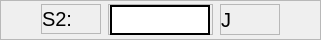
                      <widget class="QFrame" name="frame_37">
                       <property name="minimumSize">
                        <size>
                         <width>0</width>
                         <height>40</height>
                        </size>
                       </property>
                       <property name="maximumSize">
                        <size>
                         <width>16777215</width>
                         <height>40</height>
                        </size>
                       </property>
                       <property name="frameShape">
                        <enum>QFrame::StyledPanel</enum>
                       </property>
                       <property name="frameShadow">
                        <enum>QFrame::Raised</enum>
                       </property>
                       <layout class="QGridLayout" name="gridLayout_39">
                        <property name="leftMargin">
                         <number>0</number>
                        </property>
                        <property name="topMargin">
                         <number>0</number>
                        </property>
                        <property name="rightMargin">
                         <number>0</number>
                        </property>
                        <property name="bottomMargin">
                         <number>0</number>
                        </property>
                        <property name="spacing">
                         <number>7</number>
                        </property>
                        <item row="0" column="3">
                         <widget class="QFrame" name="frame_38">
                          <property name="minimumSize">
                           <size>
                            <width>60</width>
                            <height>30</height>
                           </size>
                          </property>
                          <property name="maximumSize">
                           <size>
                            <width>60</width>
                            <height>16777215</height>
                           </size>
                          </property>
                          <property name="frameShape">
                           <enum>QFrame::StyledPanel</enum>
                          </property>
                          <property name="frameShadow">
                           <enum>QFrame::Raised</enum>
                          </property>
                          <layout class="QGridLayout" name="gridLayout_34">
                           <property name="leftMargin">
                            <number>0</number>
                           </property>
                           <property name="topMargin">
                            <number>0</number>
                           </property>
                           <property name="rightMargin">
                            <number>0</number>
                           </property>
                           <property name="bottomMargin">
                            <number>0</number>
                           </property>
                           <item row="0" column="0">
                            <widget class="QLabel" name="label_107">
                             <property name="minimumSize">
                              <size>
                               <width>30</width>
                               <height>20</height>
                              </size>
                             </property>
                             <property name="maximumSize">
                              <size>
                               <width>60</width>
                               <height>30</height>
                              </size>
                             </property>
                             <property name="styleSheet">
                              <string notr="true">QLabel{
qproperty-alignment: AlignLeft;
font-size: 20px;
border: none;
background-color: transparent;
}</string>
                             </property>
                             <property name="text">
                              <string>J</string>
                             </property>
                            </widget>
                           </item>
                          </layout>
                         </widget>
                        </item>
                        <item row="0" column="1">
                         <widget class="QFrame" name="frame_39">
                          <property name="minimumSize">
                           <size>
                            <width>60</width>
                            <height>30</height>
                           </size>
                          </property>
                          <property name="maximumSize">
                           <size>
                            <width>60</width>
                            <height>30</height>
                           </size>
                          </property>
                          <property name="frameShape">
                           <enum>QFrame::StyledPanel</enum>
                          </property>
                          <property name="frameShadow">
                           <enum>QFrame::Raised</enum>
                          </property>
                          <layout class="QGridLayout" name="gridLayout_35">
                           <property name="leftMargin">
                            <number>0</number>
                           </property>
                           <property name="topMargin">
                            <number>0</number>
                           </property>
                           <property name="rightMargin">
                            <number>0</number>
                           </property>
                           <property name="bottomMargin">
                            <number>0</number>
                           </property>
                           <item row="0" column="0">
                            <widget class="QLabel" name="label_108">
                             <property name="minimumSize">
                              <size>
                               <width>30</width>
                               <height>20</height>
                              </size>
                             </property>
                             <property name="maximumSize">
                              <size>
                               <width>60</width>
                               <height>16777215</height>
                              </size>
                             </property>
                             <property name="styleSheet">
                              <string notr="true">QLabel{
qproperty-alignment: AlignRight;
font-size: 20px;
border: none;
background-color: transparent;
}</string>
                             </property>
                             <property name="text">
                              <string>S2:</string>
                             </property>
                            </widget>
                           </item>
                          </layout>
                         </widget>
                        </item>
                        <item row="0" column="2">
                         <widget class="QFrame" name="frameE1_2">
                          <property name="minimumSize">
                           <size>
                            <width>105</width>
                            <height>31</height>
                           </size>
                          </property>
                          <property name="maximumSize">
                           <size>
                            <width>105</width>
                            <height>31</height>
                           </size>
                          </property>
                          <property name="frameShape">
                           <enum>QFrame::StyledPanel</enum>
                          </property>
                          <property name="frameShadow">
                           <enum>QFrame::Raised</enum>
                          </property>
                          <layout class="QGridLayout" name="gridLayout_36">
                           <property name="leftMargin">
                            <number>1</number>
                           </property>
                           <property name="topMargin">
                            <number>0</number>
                           </property>
                           <property name="rightMargin">
                            <number>1</number>
                           </property>
                           <property name="bottomMargin">
                            <number>0</number>
                           </property>
                           <property name="spacing">
                            <number>1</number>
                           </property>
                           <item row="0" column="0">
                            <widget class="QLineEdit" name="E2">
                             <property name="minimumSize">
                              <size>
                               <width>100</width>
                               <height>30</height>
                              </size>
                             </property>
                             <property name="maximumSize">
                              <size>
                               <width>100</width>
                               <height>60</height>
                              </size>
                             </property>
                             <property name="sizeIncrement">
                              <size>
                               <width>0</width>
                               <height>0</height>
                              </size>
                             </property>
                             <property name="styleSheet">
                              <string notr="true">QLineEdit{
background-color: white;
border: 2px solid black;
font-color: black;
qproperty-alignment: AlignCenter;
font-size: 15px;
}</string>
                             </property>
                             <property name="text">
                              <string/>
                             </property>
                            </widget>
                           </item>
                          </layout>
                         </widget>
                        </item>
                        <item row="0" column="4">
                         <spacer name="horizontalSpacer_4">
                          <property name="orientation">
                           <enum>Qt::Horizontal</enum>
                          </property>
                          <property name="sizeHint" stdset="0">
                           <size>
                            <width>40</width>
                            <height>20</height>
                           </size>
                          </property>
                         </spacer>
                        </item>
                        <item row="0" column="0">
                         <spacer name="horizontalSpacer_5">
                          <property name="orientation">
                           <enum>Qt::Horizontal</enum>
                          </property>
                          <property name="sizeHint" stdset="0">
                           <size>
                            <width>40</width>
                            <height>20</height>
                           </size>
                          </property>
                         </spacer>
                        </item>
                       </layout>
                      </widget>
